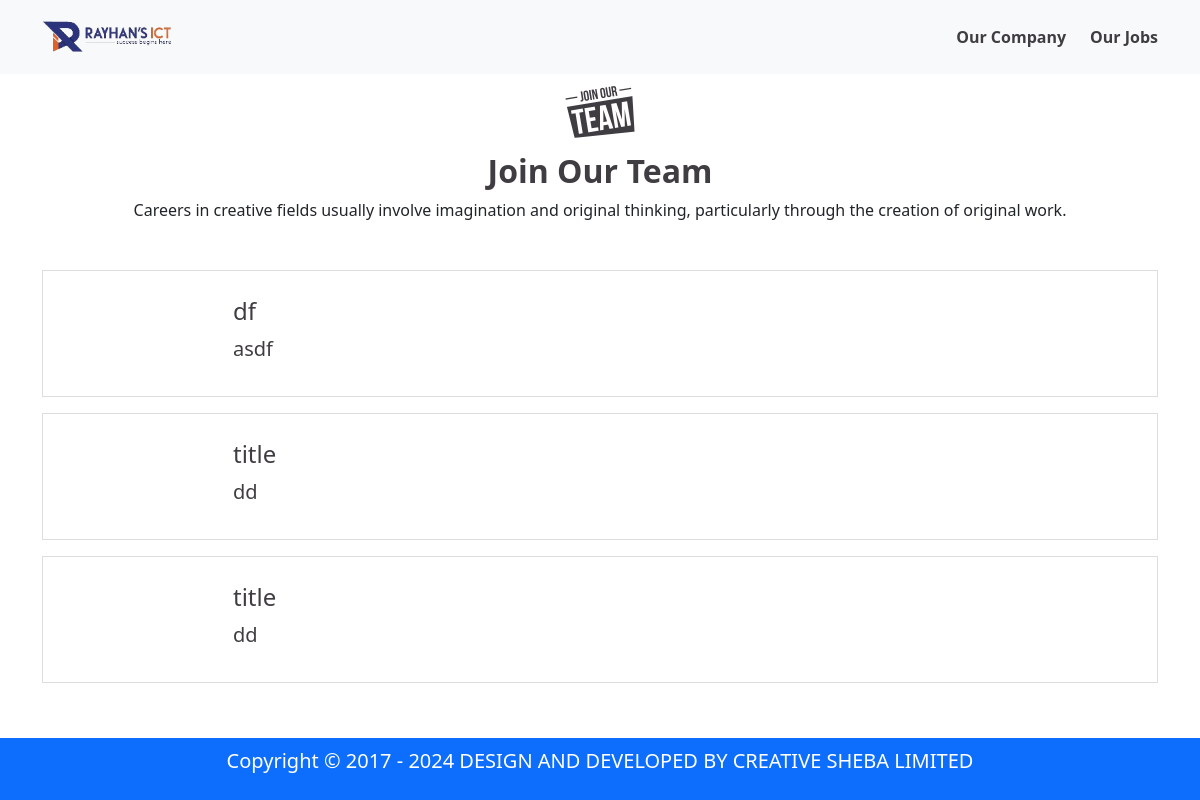
The app's page /ourJobs.php, older data.
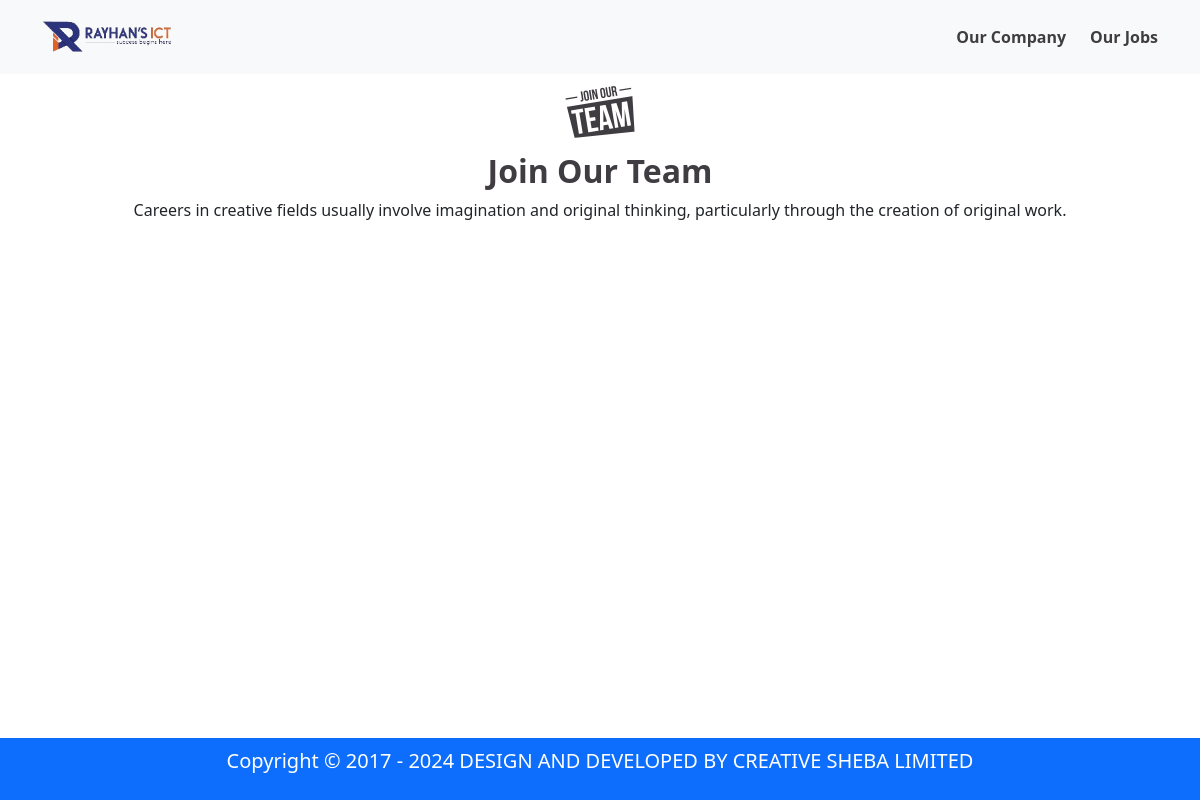
The same page, newer data.
### tables this page shows
CREATE TABLE `jobposts` (
  `id` int(11) NOT NULL,
  `post_title` text NOT NULL,
  `company_title` varchar(191) NOT NULL,
  `company_logo` varchar(191) NOT NULL,
  `company_details` text NOT NULL,
  `job_position` varchar(191) NOT NULL,
  `status` tinyint(1) NOT NULL DEFAULT 0
);

### ourJobs.php (the view, shortened to what this page needs)
<?php
	include 'admin/config.php';
	$sql = "SELECT * FROM `jobposts` WHERE `status` = 0";
	$query = mysqli_query($conn, $sql);
?>
<!DOCTYPE html>
<html lang="en">
<head>
  <link rel="stylesheet" href="assets/css/bootstrap.min.css" />
  <link rel="stylesheet" href="assets/css/style.css" />
</head>
<body>
  <nav class="navbar navbar-expand-md navbar-light bg-light fixed-top">
    <div class="container">
      <a class="navbar-brand" href="index.php">
        <img src="assets/images/logo.png" alt="" width="130" />
      </a>
      <div class="collapse navbar-collapse" id="navbarNav">
        <ul class="navbar-nav ms-auto align-items-end">
          <li class="nav-item ms-4">
            <a class="pb-2" id="navbtn" href="https://rayhansict.com/">Our Company</a>
          </li>
          <li class="nav-item ms-4">
            <a class="pb-2" id="navbtn" href="ourJobs.php">Our Jobs</a>
          </li>
        </ul>
      </div>
    </div>
  </nav>
  <section class="my-5" id="jobs">
    <div class="container">
      <div class="row">
        <div class="col-12 text-center py-4">
          <img id="jobicon" src="assets/images/JoinOurTeam.png" alt="" />
          <h2 id="join" class="fw-bold">Join Our Team</h2>
          <p>
            Careers in creative fields usually involve imagination and
            original thinking, particularly through the creation of original
            work.
          </p>
        </div>
      </div>
      <div class="row">
        <?php
        if (!empty($query)) {
          foreach ($query as $item) {
        ?>
            <div class="col-12 py-2">
              <div style="border: 1px solid #ddd" class="job-item p-3">
                <a href="single_jobpost.php?id=<?= $item['id'] ?>" class="d-block">
                  <div class="d-block d-md-flex justify-content-start">
                    <div class="d-block d-md-flex align-items-center justify-content-center me-4">
                    </div>
                    <div>
                      <h4><?= $item['post_title'] ?></h4>
                      <p class="lead"><?= $item['company_title'] ?></p>
                    </div>
                  </div>
                </a>
              </div>
            </div>
        <?php
          }
        } else {
          echo "No Job Found";
        }
        ?>
      </div>
    </div>
  </section>
  <footer id="footer" class="footer py-2 bg-primary fixed-bottom">
    <div class="container">
      <div class="row">
        <div class="col-12">
          <p class="text-center lead text-white">
            Copyright © 2017 - 2024 DESIGN AND DEVELOPED BY CREATIVE SHEBA
            LIMITED
          </p>
        </div>
      </div>
    </div>
  </footer>
</body>
</html>

Row changes from the older to the newer data that the page shows:
removed jobposts: post_title "df", company_title "asdf"
removed jobposts: post_title "title", company_title "dd"
removed jobposts: post_title "title", company_title "dd"
